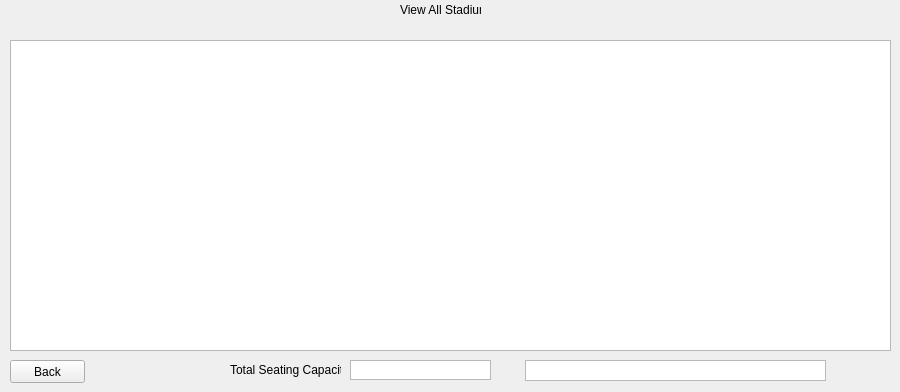
    <widget class="QWidget" name="View6">
     <widget class="QLabel" name="label_7">
      <property name="geometry">
       <rect>
        <x>400</x>
        <y>0</y>
        <width>81</width>
        <height>20</height>
       </rect>
      </property>
      <property name="text">
       <string>View All Stadiums</string>
      </property>
     </widget>
     <widget class="QPushButton" name="V_BackB">
      <property name="geometry">
       <rect>
        <x>10</x>
        <y>360</y>
        <width>75</width>
        <height>23</height>
       </rect>
      </property>
      <property name="text">
       <string>Back</string>
      </property>
     </widget>
     <widget class="QTableWidget" name="viewAllTable">
      <property name="geometry">
       <rect>
        <x>10</x>
        <y>40</y>
        <width>881</width>
        <height>311</height>
       </rect>
      </property>
      <property name="sortingEnabled">
       <bool>true</bool>
      </property>
     </widget>
     <widget class="QLabel" name="label_11">
      <property name="geometry">
       <rect>
        <x>230</x>
        <y>360</y>
        <width>111</width>
        <height>20</height>
       </rect>
      </property>
      <property name="text">
       <string>Total Seating Capacity:</string>
      </property>
     </widget>
     <widget class="QTextBrowser" name="totCapacity">
      <property name="geometry">
       <rect>
        <x>350</x>
        <y>360</y>
        <width>141</width>
        <height>20</height>
       </rect>
      </property>
      <property name="focusPolicy">
       <enum>Qt::WheelFocus</enum>
      </property>
      <property name="acceptDrops">
       <bool>true</bool>
      </property>
      <property name="verticalScrollBarPolicy">
       <enum>Qt::ScrollBarAlwaysOff</enum>
      </property>
      <property name="horizontalScrollBarPolicy">
       <enum>Qt::ScrollBarAlwaysOff</enum>
      </property>
     </widget>
     <widget class="QTextBrowser" name="V_Error">
      <property name="geometry">
       <rect>
        <x>525</x>
        <y>360</y>
        <width>301</width>
        <height>21</height>
       </rect>
      </property>
      <property name="verticalScrollBarPolicy">
       <enum>Qt::ScrollBarAlwaysOff</enum>
      </property>
      <property name="horizontalScrollBarPolicy">
       <enum>Qt::ScrollBarAlwaysOff</enum>
      </property>
     </widget>
    </widget>
